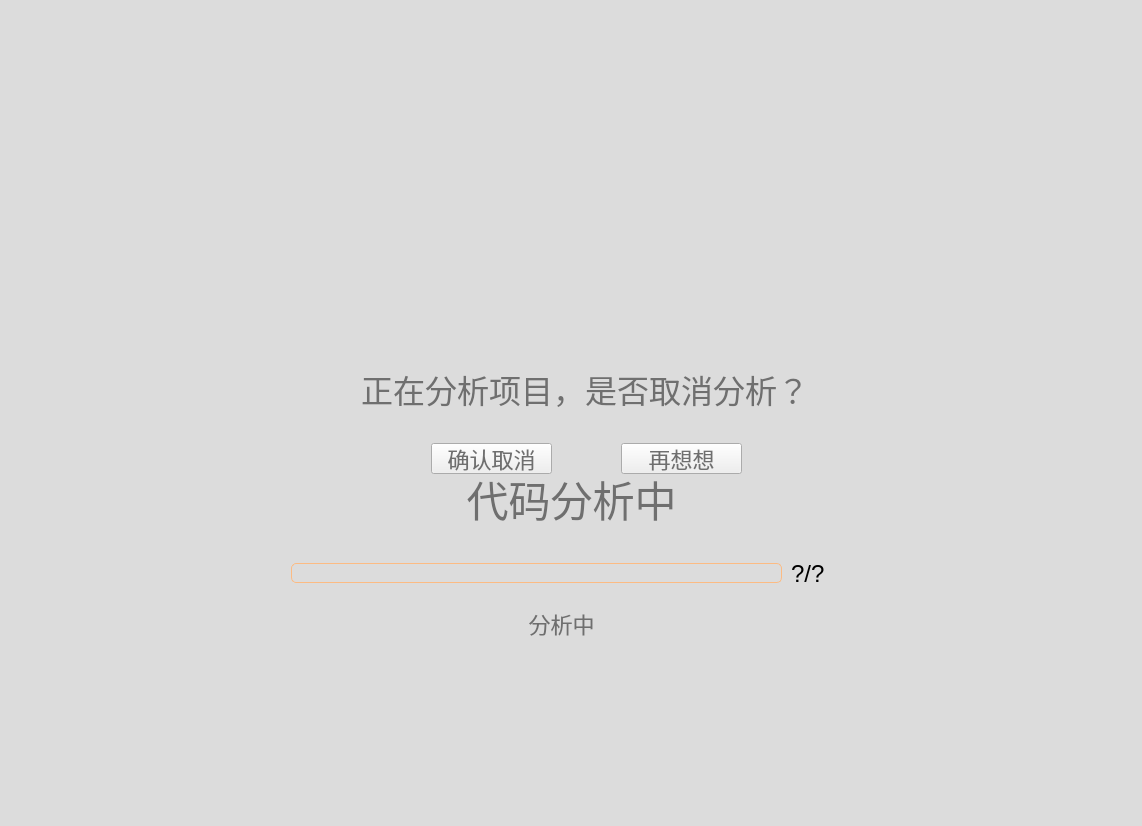
<?xml version="1.0" encoding="UTF-8"?>
<ui version="4.0">
 <class>AnalyzingPopPage</class>
 <widget class="QWidget" name="AnalyzingPopPage">
  <property name="geometry">
   <rect>
    <x>0</x>
    <y>0</y>
    <width>1142</width>
    <height>826</height>
   </rect>
  </property>
  <property name="windowTitle">
   <string>Form</string>
  </property>
  <property name="styleSheet">
   <string notr="true"/>
  </property>
  <layout class="QVBoxLayout" name="verticalLayout">
   <property name="spacing">
    <number>0</number>
   </property>
   <property name="leftMargin">
    <number>0</number>
   </property>
   <property name="topMargin">
    <number>0</number>
   </property>
   <property name="rightMargin">
    <number>0</number>
   </property>
   <property name="bottomMargin">
    <number>0</number>
   </property>
   <item>
    <widget class="QWidget" name="widget_4" native="true">
     <property name="minimumSize">
      <size>
       <width>0</width>
       <height>39</height>
      </size>
     </property>
     <property name="styleSheet">
      <string notr="true">
background-color: rgba(200, 200, 200, 0.47)</string>
     </property>
     <layout class="QVBoxLayout" name="verticalLayout_2">
      <property name="spacing">
       <number>0</number>
      </property>
      <property name="leftMargin">
       <number>0</number>
      </property>
      <property name="topMargin">
       <number>0</number>
      </property>
      <property name="rightMargin">
       <number>0</number>
      </property>
      <property name="bottomMargin">
       <number>0</number>
      </property>
      <item>
       <spacer name="verticalSpacer">
        <property name="orientation">
         <enum>Qt::Vertical</enum>
        </property>
        <property name="sizeHint" stdset="0">
         <size>
          <width>20</width>
          <height>160</height>
         </size>
        </property>
       </spacer>
      </item>
     </layout>
    </widget>
   </item>
   <item>
    <widget class="QWidget" name="widget" native="true">
     <property name="sizePolicy">
      <sizepolicy hsizetype="Preferred" vsizetype="Fixed">
       <horstretch>0</horstretch>
       <verstretch>0</verstretch>
      </sizepolicy>
     </property>
     <property name="minimumSize">
      <size>
       <width>600</width>
       <height>500</height>
      </size>
     </property>
     <property name="styleSheet">
      <string notr="true">#widget{
background-color: rgba(200, 200, 200, 0.47);
}</string>
     </property>
     <layout class="QHBoxLayout" name="horizontalLayout">
      <property name="spacing">
       <number>0</number>
      </property>
      <property name="leftMargin">
       <number>0</number>
      </property>
      <property name="topMargin">
       <number>0</number>
      </property>
      <property name="rightMargin">
       <number>0</number>
      </property>
      <property name="bottomMargin">
       <number>0</number>
      </property>
      <item>
       <spacer name="horizontalSpacer">
        <property name="orientation">
         <enum>Qt::Horizontal</enum>
        </property>
        <property name="sizeHint" stdset="0">
         <size>
          <width>218</width>
          <height>20</height>
         </size>
        </property>
       </spacer>
      </item>
      <item>
       <widget class="QWidget" name="Box" native="true">
        <property name="sizePolicy">
         <sizepolicy hsizetype="Fixed" vsizetype="Fixed">
          <horstretch>0</horstretch>
          <verstretch>0</verstretch>
         </sizepolicy>
        </property>
        <property name="minimumSize">
         <size>
          <width>700</width>
          <height>500</height>
         </size>
        </property>
        <property name="styleSheet">
         <string notr="true">#Box{
border-radius:20px;
border-image: url(:/AnalyxingPopPage/images/AnalyzingPage/Box.svg);
}</string>
        </property>
        <widget class="QPushButton" name="closeBtn">
         <property name="geometry">
          <rect>
           <x>640</x>
           <y>10</y>
           <width>51</width>
           <height>51</height>
          </rect>
         </property>
         <property name="cursor">
          <cursorShape>PointingHandCursor</cursorShape>
         </property>
         <property name="styleSheet">
          <string notr="true"/>
         </property>
         <property name="text">
          <string/>
         </property>
         <property name="icon">
          <iconset resource="images.qrc">
           <normaloff>:/AnalyxingPopPage/images/AnalyzingPage/close.svg</normaloff>:/AnalyxingPopPage/images/AnalyzingPage/close.svg</iconset>
         </property>
         <property name="iconSize">
          <size>
           <width>40</width>
           <height>40</height>
          </size>
         </property>
         <property name="flat">
          <bool>true</bool>
         </property>
        </widget>
        <widget class="QLabel" name="label">
         <property name="geometry">
          <rect>
           <x>240</x>
           <y>310</y>
           <width>221</width>
           <height>51</height>
          </rect>
         </property>
         <property name="font">
          <font>
           <pointsize>-1</pointsize>
          </font>
         </property>
         <property name="styleSheet">
          <string notr="true">color:rgb(111, 111, 111);
font-size:42px;</string>
         </property>
         <property name="text">
          <string>代码分析中</string>
         </property>
         <property name="alignment">
          <set>Qt::AlignCenter</set>
         </property>
        </widget>
        <widget class="QWidget" name="widget_3" native="true">
         <property name="geometry">
          <rect>
           <x>190</x>
           <y>30</y>
           <width>311</width>
           <height>271</height>
          </rect>
         </property>
         <property name="styleSheet">
          <string notr="true">border-image: url(:/AnalyxingPopPage/images/AnalyzingPage/analyzingImage.png);</string>
         </property>
        </widget>
        <widget class="QLabel" name="percentText">
         <property name="geometry">
          <rect>
           <x>570</x>
           <y>395</y>
           <width>101</width>
           <height>31</height>
          </rect>
         </property>
         <property name="font">
          <font>
           <pointsize>-1</pointsize>
          </font>
         </property>
         <property name="styleSheet">
          <string notr="true">font-size:24px;</string>
         </property>
         <property name="text">
          <string>?/?</string>
         </property>
        </widget>
        <widget class="QFrame" name="PercentageBarBg">
         <property name="geometry">
          <rect>
           <x>70</x>
           <y>400</y>
           <width>491</width>
           <height>20</height>
          </rect>
         </property>
         <property name="minimumSize">
          <size>
           <width>0</width>
           <height>20</height>
          </size>
         </property>
         <property name="maximumSize">
          <size>
           <width>16777215</width>
           <height>20</height>
          </size>
         </property>
         <property name="styleSheet">
          <string notr="true">#PercentageBarBg {
border: 1px solid #FCBB83 ;
border-radius: 5px;
}</string>
         </property>
         <property name="frameShape">
          <enum>QFrame::StyledPanel</enum>
         </property>
         <property name="frameShadow">
          <enum>QFrame::Raised</enum>
         </property>
         <widget class="QFrame" name="PercentageBar">
          <property name="geometry">
           <rect>
            <x>0</x>
            <y>0</y>
            <width>0</width>
            <height>20</height>
           </rect>
          </property>
          <property name="minimumSize">
           <size>
            <width>0</width>
            <height>20</height>
           </size>
          </property>
          <property name="maximumSize">
           <size>
            <width>16777215</width>
            <height>20</height>
           </size>
          </property>
          <property name="font">
           <font>
            <pointsize>10</pointsize>
           </font>
          </property>
          <property name="styleSheet">
           <string notr="true">#PercentageBar{
background-color: #FCBB83;
border: 1px solid #FCBB83;
border-radius: 5px;

}</string>
          </property>
          <property name="frameShape">
           <enum>QFrame::StyledPanel</enum>
          </property>
          <property name="frameShadow">
           <enum>QFrame::Raised</enum>
          </property>
         </widget>
        </widget>
        <widget class="QWidget" name="popDlg" native="true">
         <property name="geometry">
          <rect>
           <x>100</x>
           <y>130</y>
           <width>511</width>
           <height>211</height>
          </rect>
         </property>
         <property name="styleSheet">
          <string notr="true">#popDlg{
	border-image: url(:/AnalyxingPopPage/images/AnalyzingPage/innerPopPage.svg);
border-radius:20px;
}</string>
         </property>
         <widget class="QPushButton" name="popPage_closeBtn">
          <property name="geometry">
           <rect>
            <x>450</x>
            <y>20</y>
            <width>41</width>
            <height>29</height>
           </rect>
          </property>
          <property name="cursor">
           <cursorShape>PointingHandCursor</cursorShape>
          </property>
          <property name="text">
           <string/>
          </property>
          <property name="icon">
           <iconset resource="images.qrc">
            <normaloff>:/AnalyxingPopPage/images/AnalyzingPage/close.svg</normaloff>:/AnalyxingPopPage/images/AnalyzingPage/close.svg</iconset>
          </property>
          <property name="iconSize">
           <size>
            <width>25</width>
            <height>25</height>
           </size>
          </property>
          <property name="flat">
           <bool>true</bool>
          </property>
         </widget>
         <widget class="QLabel" name="label_2">
          <property name="geometry">
           <rect>
            <x>40</x>
            <y>60</y>
            <width>441</width>
            <height>71</height>
           </rect>
          </property>
          <property name="font">
           <font>
            <pointsize>-1</pointsize>
            <bold>false</bold>
           </font>
          </property>
          <property name="styleSheet">
           <string notr="true">color:rgb(111, 111, 111);
font-size:32px;</string>
          </property>
          <property name="text">
           <string>正在分析项目，是否取消分析？</string>
          </property>
         </widget>
         <widget class="QPushButton" name="popPage_cancleBtn">
          <property name="geometry">
           <rect>
            <x>110</x>
            <y>150</y>
            <width>121</width>
            <height>31</height>
           </rect>
          </property>
          <property name="cursor">
           <cursorShape>PointingHandCursor</cursorShape>
          </property>
          <property name="styleSheet">
           <string notr="true">border-image: url(:/AnalyxingPopPage/images/AnalyzingPage/innerBtnY.svg);
color:rgb(111, 111, 111);
font-size:22px;</string>
          </property>
          <property name="text">
           <string>确认取消</string>
          </property>
         </widget>
         <widget class="QPushButton" name="popPage_closeBtn2">
          <property name="geometry">
           <rect>
            <x>300</x>
            <y>150</y>
            <width>121</width>
            <height>31</height>
           </rect>
          </property>
          <property name="cursor">
           <cursorShape>PointingHandCursor</cursorShape>
          </property>
          <property name="styleSheet">
           <string notr="true">border-image: url(:/AnalyxingPopPage/images/AnalyzingPage/innerBtnN.svg);
color:rgb(111, 111, 111);
font-size:22px;</string>
          </property>
          <property name="text">
           <string>再想想</string>
          </property>
         </widget>
        </widget>
        <widget class="QLabel" name="AnalyzeStepText">
         <property name="geometry">
          <rect>
           <x>60</x>
           <y>435</y>
           <width>561</width>
           <height>51</height>
          </rect>
         </property>
         <property name="styleSheet">
          <string notr="true">color:rgb(111, 111, 111);
font-size:22px;</string>
         </property>
         <property name="text">
          <string>分析中</string>
         </property>
         <property name="alignment">
          <set>Qt::AlignCenter</set>
         </property>
        </widget>
       </widget>
      </item>
      <item>
       <spacer name="horizontalSpacer_2">
        <property name="orientation">
         <enum>Qt::Horizontal</enum>
        </property>
        <property name="sizeHint" stdset="0">
         <size>
          <width>218</width>
          <height>20</height>
         </size>
        </property>
       </spacer>
      </item>
     </layout>
    </widget>
   </item>
   <item>
    <widget class="QWidget" name="widget_5" native="true">
     <property name="minimumSize">
      <size>
       <width>0</width>
       <height>28</height>
      </size>
     </property>
     <property name="styleSheet">
      <string notr="true">
background-color: rgba(200, 200, 200, 0.47)</string>
     </property>
     <layout class="QVBoxLayout" name="verticalLayout_3">
      <property name="spacing">
       <number>0</number>
      </property>
      <property name="leftMargin">
       <number>0</number>
      </property>
      <property name="topMargin">
       <number>0</number>
      </property>
      <property name="rightMargin">
       <number>0</number>
      </property>
      <property name="bottomMargin">
       <number>0</number>
      </property>
      <item>
       <spacer name="verticalSpacer_2">
        <property name="orientation">
         <enum>Qt::Vertical</enum>
        </property>
        <property name="sizeHint" stdset="0">
         <size>
          <width>20</width>
          <height>160</height>
         </size>
        </property>
       </spacer>
      </item>
     </layout>
    </widget>
   </item>
  </layout>
 </widget>
 <resources>
  <include location="images.qrc"/>
 </resources>
 <connections/>
</ui>
